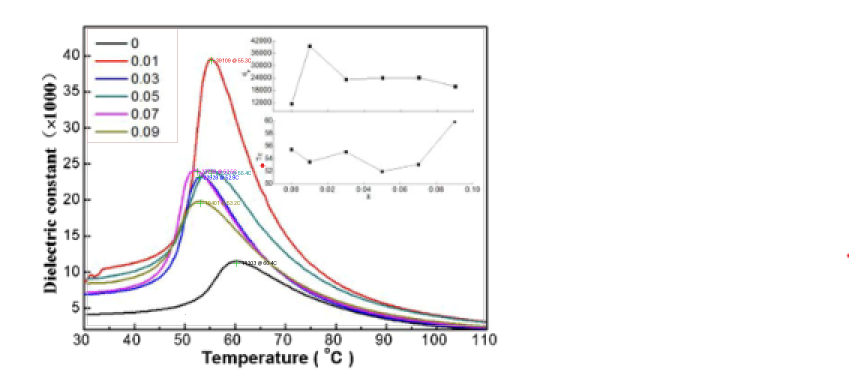
#> input picture 화면 캡처 test_overlay.png, 1698 x 744 px (shown at 1/2 size); its folder holds only this picture in this run
$ python read_permittivity_plot.py '화면 캡처 test_overlay.png'
#> lines starting #> are read from the running program, lines starting #| are printed output that depends on the picture; after the words box and inside, x2 and y2 are one past the last pixel; in counts of white or black regions, pixels touching at a corner belong together
#> (reads config_ba_sr.json from the repository)
"""
Digitize a permittivity-vs-temperature plot from a PNG screenshot.

Method
  1. Calibrate axes (tick marks found automatically, or explicit pixel<->value
     points given in the config file).
  2. Extract each curve by colour (RGB/HSV rule strings in the config file).
  3. Per curve: peak (eps, T), eps at room temperature, min eps in a T range.
  4. Propagate a pixel-reading uncertainty -> relative error; values whose
     relative error exceeds rel_limit are reported as "읽기불가" (unreadable).
  5. Draw an overlay image so the detection can be checked by eye.

Usage
  python -I read_permittivity_plot.py IMAGE.png [--config CONFIG.json] [--outdir DIR]

  default config : config_ba_sr.json    (Ba1-xSrx)(Zr0.1Ti0.9)O3 figure, x = 0 .. 0.45
  other config   : config_dielectric_x1000.json   (30-110 C figure, x = 0 .. 0.09)

Needs: numpy, Pillow, scipy.

Config keys (JSON)
  x_axis / y_axis : {"auto_ticks": [values...]}            tick marks detected in the image
                    {"points": [[pixel, value], ...]}      explicit calibration (>= 2 points)
  plot_box        : [row0, row1, col0, col1]  region searched for curves (optional with auto_ticks)
  ignore          : [[row0, row1, col0, col1], ...]  regions to skip (legend, inset)
  room_T, T_range : room temperature, and T window for the min value
  sigma_px        : 1-sigma pixel reading error (an ASSUMPTION; includes calibration error)
  mark_half_px    : marker radius / half line width, px (edge pixel -> centre)
  smooth_window   : median window (columns) applied to the curve top before taking the peak
  rel_limit       : relative error above which a value is "unreadable"
  curves          : [{"name", "rule", "color", "min_component_px", "rows", "cols"}]
                    rule = python expression on arrays R,G,B (0-255), H (0-360), S (0-1), V (0-255)
                    (rules are evaluated with eval(): only use config files you wrote or trust)
"""
import argparse
import json
import os
import sys

import numpy as np
from PIL import Image, ImageDraw


# ------------------------------------------------------------------ image I/O
def load(path):
    """Return (rgb int array, PIL RGB image). Transparent pixels are put on white."""
#> called with path = '화면 캡처 test_overlay.png'
    rgba = Image.open(path).convert("RGBA")
    bg = Image.new("RGBA", rgba.size, (255, 255, 255, 255))
#> bg: PIL image 1698x744 RGBA; every value is 255
    bg.alpha_composite(rgba)
    rgb = bg.convert("RGB")
#> rgb is the input picture: PIL image 1698x744 RGB; mean R, G, B 246.3, 245.4, 246
    return np.array(rgb).astype(int), rgb


def hsv_arrays(rgb_img):
    hsv = np.array(rgb_img.convert("HSV")).astype(float)
    return hsv[..., 0] * 360.0 / 255.0, hsv[..., 1] / 255.0, hsv[..., 2]


# --------------------------------------------------------------- axis finding
def find_axes(im):
    """Auto mode: pixel positions of x ticks (cols) and y ticks (rows) + axis lines."""
    gray = im.sum(axis=2) / 3
    dark = gray < 160
    rows = dark.sum(axis=1)
    cols = dark.sum(axis=0)
    bottom = [r for r in range(im.shape[0]) if rows[r] > 200][-2:]
    cl = [c for c in range(im.shape[1]) if cols[c] > 150]
    left, right = cl[0], cl[-1]
    y_axis_row = sum(bottom) / len(bottom)
    below = dark[int(max(bottom)) + 1:int(max(bottom)) + 6, :]
    xt = [c for c in range(left - 2, right + 3) if below[:, c].sum() >= 3]
    groups = []
    for c in xt:
        if not groups or c - groups[-1][-1] > 1:
            groups.append([c])
        else:
            groups[-1].append(c)
    x_cols = [float(np.mean(g)) for g in groups]
    leftof = dark[:, left - 7:left]
    yt = [r for r in range(im.shape[0]) if leftof[r, :].sum() >= 4 and r < min(bottom) - 5]
    return x_cols, yt, y_axis_row, left, right


def axis_fit(spec, auto_pixels, kind):
    """Return (a, b) with value = a*pixel + b."""
    if "points" in spec:
        px = [p[0] for p in spec["points"]]
        val = [p[1] for p in spec["points"]]
    else:
        vals = list(spec["auto_ticks"])
        if kind == "y":                    # rows grow downward, values upward
            px = sorted(auto_pixels)
            val = sorted(vals, reverse=True)
        else:
            px = auto_pixels
            val = vals
        if len(px) != len(val):
            raise SystemExit(f"{kind}-axis: found {len(px)} ticks {px}, expected {len(val)}")
    a, b = np.polyfit(px, val, 1)
    return a, b


# ----------------------------------------------------------- curve extraction
# [46 lines left out: functions class_mask, envelope, smoothed_tops, not called in this run]


# ----------------------------------------------------------------------- main
def main():
    ap = argparse.ArgumentParser()
    ap.add_argument("image", nargs="?", default="permittivity.png")
    ap.add_argument("--config", default=None)
    ap.add_argument("--outdir", default=None, help="where results/overlay are written (default: next to the image)")
    args = ap.parse_args()
    sys.stdout.reconfigure(encoding="utf-8")

    here = os.path.dirname(os.path.abspath(__file__))
    cfg_path = args.config or os.path.join(here, "config_ba_sr.json")
    cfg = json.load(open(cfg_path, encoding="utf-8"))
    stem = os.path.splitext(os.path.basename(args.image))[0]
    outdir = args.outdir or os.path.dirname(os.path.abspath(args.image))
    os.makedirs(outdir, exist_ok=True)

    im, rgb_img = load(args.image)
    H_, W_, _ = im.shape
#> H_ = 744; W_ = 1698
    R, G, B = im[..., 0], im[..., 1], im[..., 2]
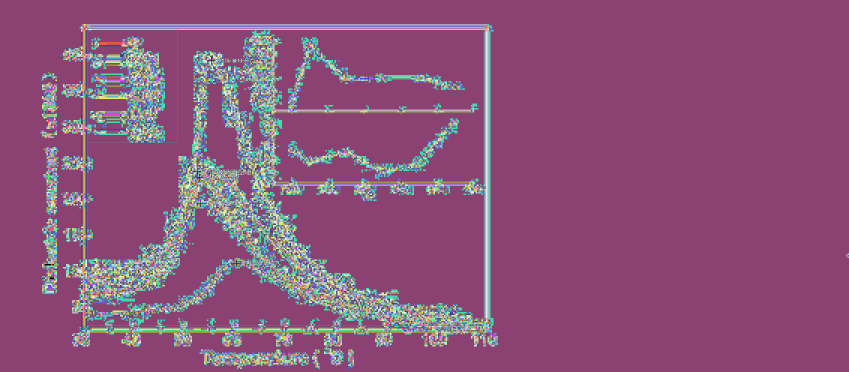
#> R: shape (744, 1698) int64 (shown at 1/2 size); 256 distinct labels, from 0 to 255; one colour per label, 0 black
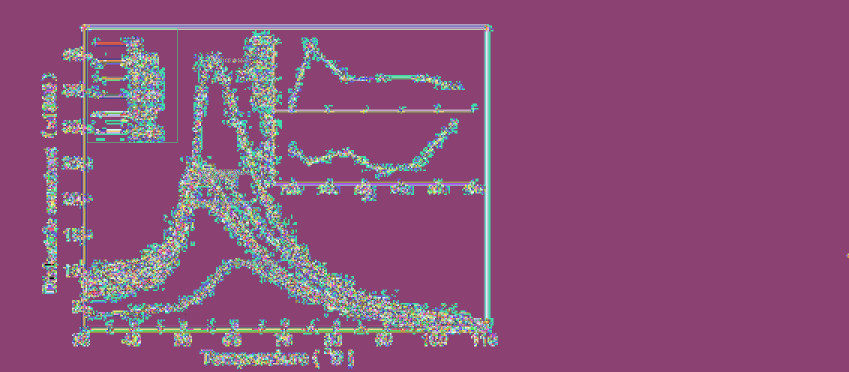
#> G: shape (744, 1698) int64 (shown at 1/2 size); 256 distinct labels, from 0 to 255; one colour per label, 0 black
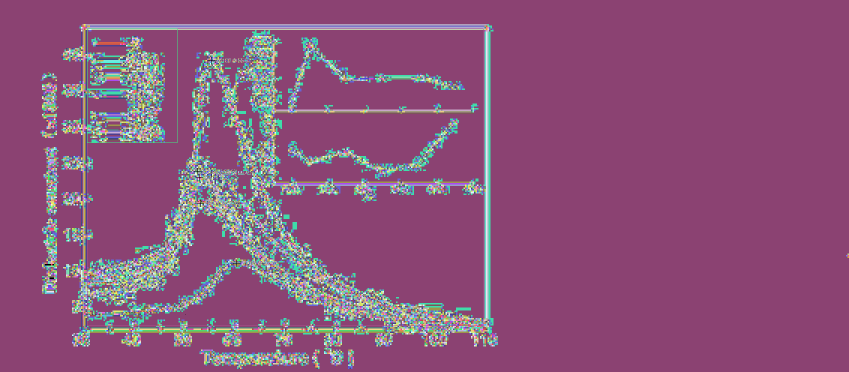
#> B: shape (744, 1698) int64 (shown at 1/2 size); 256 distinct labels, from 0 to 255; one colour per label, 0 black
    Hh, Ss, Vv = hsv_arrays(rgb_img)
#> in hsv_arrays, `hsv = np.array(rgb_img.convert("HSV")).astype(float)`:
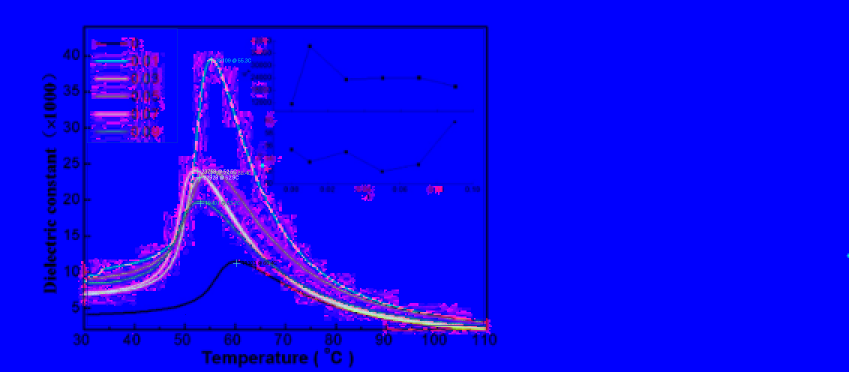
#> hsv: shape (744, 1698, 3) float64 (shown at 1/2 size); mean R, G, B 10.9, 3.2, 247.2
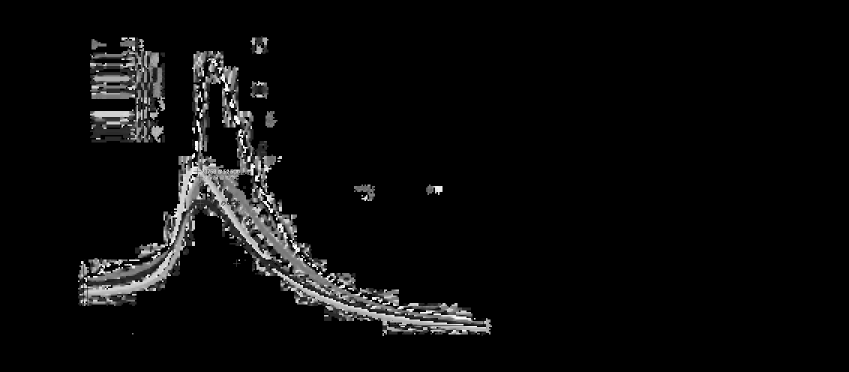
#> Hh: shape (744, 1698) float64 (shown at 1/2 size); min 0, max 358.6, mean 15.4; drawn with min black and max white
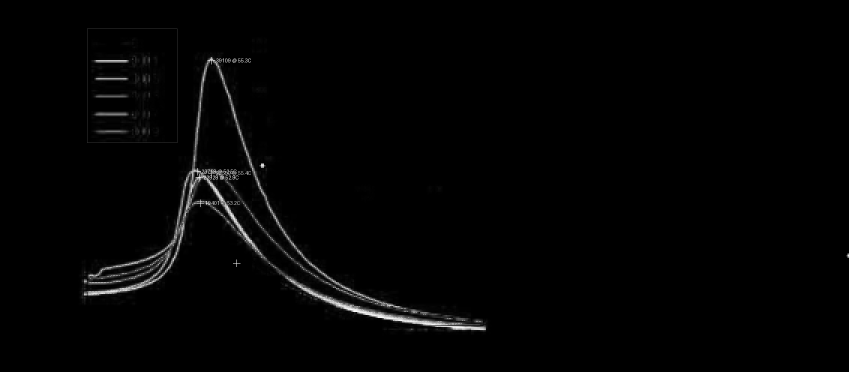
#> Ss: shape (744, 1698) float64 (shown at 1/2 size); min 0, max 1, mean 0.0126
    ns = {"R": R, "G": G, "B": B, "H": Hh, "S": Ss, "V": Vv}

    # ---- calibration
    auto = "auto_ticks" in cfg["x_axis"] or "auto_ticks" in cfg["y_axis"]
    if auto:
        x_cols, yt, y_axis_row, left, right = find_axes(im)
#> in find_axes, `dark = gray < 160`:
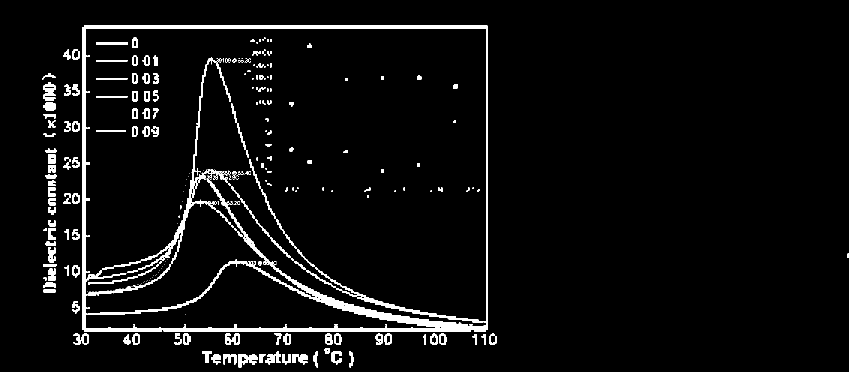
#> dark: shape (744, 1698) bool (shown at 1/2 size); 4.3% white; 314 white regions (177 under 20 px), largest, box (x1, y1, x2, y2) and area: (165, 51, 975, 663) 15995, (175, 114, 936, 651) 14076, (416, 318, 966, 645) 3984
#> in find_axes, `rows = dark.sum(axis=1)`: rows = 744 values, max 810 at index 54, min 0 at index 0, mean 73.35
#> in find_axes, `cols = dark.sum(axis=0)`: cols = 1698 values, max 624 at index 165, min 0 at index 0, mean 32.14
#> in find_axes, `bottom = [r for r in range(im.shape[0]) if rows[r] > 200][-2:]`: bottom = [670, 671]
#> in find_axes, `cl = [c for c in range(im.shape[1]) if cols[c] > 150]`: cl = [96, 97, 98, 99, 100, 101, 102, 103, 104, 105, 106, 107, 108, 109, 110, 165, 166, 167, 168, 169, 170, 972, 973, 974]
#> in find_axes, `left, right = cl[0], cl[-1]`: left = 96; right = 974
#> in find_axes, `y_axis_row = sum(bottom) / len(bottom)`: y_axis_row = 670.5
#> in find_axes, `xt = [c for c in range(left - 2, right + 3) if below[:, c].sum() >= 3]`: xt = 126 values from 156 to 971
#> the loop in find_axes, `for c in xt:` made 126 passes
#> c on passes 1 to 12: 156, 157, 158, 165, 166, 167, 174, 175, 176, 252, 253, 254
#> after the loop in find_axes, `for c in xt:`: groups = 30 items, first 6: [156, 157, 158], [165, 166, 167], [174, 175, 176], [252, 253, 254, 255, 256, 257], [267, 268, 269], [276, 277, 278]
#> in find_axes, `x_cols = [float(np.mean(g)) for g in groups]`: x_cols = 30 values from 157 to 967
#> in find_axes, `yt = [r for r in range(im.shape[0]) if leftof[r, :].sum() >= 4 and r <..`: yt = 84 values from 150 to 584
#> x_cols = 30 values from 157 to 967; yt = 84 values from 150 to 584; y_axis_row = 670.5; left = 96; right = 974
        y_pix = list(yt) + [y_axis_row]
#> y_pix = 85 values from 150 to 670.5
    else:
        x_cols, y_pix = None, None
    ax, bx = axis_fit(cfg["x_axis"], x_cols, "x")
#> in axis_fit, `vals = list(spec["auto_ticks"])`: vals = [-150, -100, -50, 0, 50, 100, 150]
#> in axis_fit, `px = auto_pixels`: px = 30 values from 157 to 967
#> in axis_fit, `val = vals`: val = [-150, -100, -50, 0, 50, 100, 150]
    ay, by = axis_fit(cfg["y_axis"], y_pix, "y")
    T = lambda c: ax * c + bx
    E = lambda r: ay * r + by
    col_of = lambda t: (t - bx) / ax
    deg_per_px, eps_per_px = abs(ax), abs(ay)

    if "plot_box" in cfg:
        r0, r1, c0, c1 = cfg["plot_box"]
    else:
        r0, r1, c0, c1 = 14, int(y_axis_row) - 2, left + 3, right - 1
    plot = np.zeros((H_, W_), bool)
    plot[r0:r1, c0:c1] = True
    for a0, a1, b0, b1 in cfg.get("ignore", []):
        plot[a0:a1, b0:b1] = False

    sigma = cfg.get("sigma_px", 1.5)
    half = cfg.get("mark_half_px", 1.5)
    rel_limit = cfg.get("rel_limit", 0.10)
    room_T = cfg.get("room_T", 25.0)
    Tlo_req, Thi_req = cfg.get("T_range", [-50.0, 150.0])
    win = cfg.get("smooth_window", 1)
    T_vis = sorted([T(c0), T(c1)])
    Tlo, Thi = max(Tlo_req, T_vis[0]), min(Thi_req, T_vis[1])

    lines = []
    out = lines.append
    out(f"image  : {args.image}")
    out(f"config : {cfg_path}")
    out(f"calibration: {deg_per_px:.3f} C/px, {eps_per_px:.1f} eps/px; sigma = {sigma} px "
        f"-> +-{sigma * deg_per_px:.2f} C, +-{sigma * eps_per_px:.0f} eps")
    out(f"visible T range in the figure: {T_vis[0]:.1f} .. {T_vis[1]:.1f} C")
    if (Tlo, Thi) != (Tlo_req, Thi_req):
        out(f"NOTE: requested min/max window {Tlo_req}..{Thi_req} C is wider than the figure; "
            f"using {Tlo:.1f}..{Thi:.1f} C")
    edge_tol = 3 * deg_per_px          # the search box stops ~3 px inside the frame; allow reading right at the edge
    room_ok = T_vis[0] - edge_tol <= room_T <= T_vis[1] + edge_tol
    if room_ok and not (T_vis[0] <= room_T <= T_vis[1]):
        out(f"NOTE: {room_T:g} C lies at the very edge of the figure; read from the nearest curve pixels "
            f"(offset added to the error)")
    if not room_ok:
        out(f"NOTE: room temperature {room_T} C is outside the plotted range -> cannot be read")

    # [4 lines left out: function fmt, not called in this run]

    out("")
    out(f"{'curve':16s} | {'peak eps':32s} | {'peak T (C)':16s} | {'eps @%gC' % room_T:32s} | "
        f"{'min eps (%.0f..%.0fC)' % (Tlo, Thi):32s}")

    overlay = rgb_img.resize((W_ * 3, H_ * 3), Image.NEAREST)
    d = ImageDraw.Draw(overlay)
    d.rectangle([c0 * 3, r0 * 3, c1 * 3, r1 * 3], outline=(170, 170, 170))
    for a0, a1, b0, b1 in cfg.get("ignore", []):
        d.rectangle([b0 * 3, a0 * 3, b1 * 3, a1 * 3], outline=(200, 160, 160))

    results = []
    refs = []
    for cv in cfg["curves"]:
        name = cv["name"]
        m = class_mask(cv, ns, plot)
        if not m.any():
            out(f"{name:16s} | no pixels found")
            continue
        env = envelope(m, c0, c1 - 1)
        cols = sorted(env)
        tops = smoothed_tops(env, win)
        # ---- peak: highest (smoothed) top pixel, + half width -> centre
        top_row = min(tops.values())
        pk_cols = [c for c in cols if tops[c] <= top_row + 1]
        pk_col = float(np.mean(pk_cols))
        pk_eps = E(top_row + half)
        pk_T = T(pk_col)
        pk_err = sigma * eps_per_px
        pk_T_err = max(sigma, (max(pk_cols) - min(pk_cols)) / 2) * deg_per_px
        # ---- eps at room temperature
        if room_ok:
            c25 = col_of(room_T)
            c_use = min(max(c25, c0 + 2), c1 - 3)          # clamp to the searchable area
            offset_px = abs(c_use - c25)
            near = [c for c in cols if abs(c - c_use) <= 1.5]
            if near:
                r25 = float(np.mean([env[c][1] for c in near]))
                loc = [c for c in cols if abs(c - c_use) <= 4]
                slope_px = 0.0                                 # |d eps| per column
                if len(loc) >= 3:
                    k = np.polyfit(loc, [env[c][1] for c in loc], 1)[0]
                    slope_px = abs(k) * eps_per_px
                e25 = E(r25)
                e25_err = float(np.hypot(sigma * eps_per_px, slope_px * (sigma + offset_px)))
                s25 = fmt(e25, e25_err)
            else:
                s25 = "n/a"
        else:
            s25 = "범위 밖"
        # ---- min eps in the T window
        cwin = sorted([col_of(Tlo), col_of(Thi)])
        cr = [c for c in cols if cwin[0] <= c <= cwin[1]]
        if cr:
            bot_row = max(env[c][2] for c in cr)
            mn = E(bot_row - half)
            gaps = [b - a for a, b in zip(cr, cr[1:])]
            if min(cr) > cwin[0] + 4 or max(cr) < cwin[1] - 4 or (gaps and max(gaps) > 6):
                # curve not found over the whole window -> its true minimum may lie outside what was detected
                smin = f"n/a (곡선이 구간 전체에서 검출 안 됨: T={T(min(cr)):.0f}~{T(max(cr)):.0f}C) 읽기불가"
            elif bot_row >= r1 - 2:    # curve runs into the lower axis/search-box edge
                smin = f"<={mn:7.0f} (축 하단에 닿음) 읽기불가"
            else:
                smin = fmt(mn, sigma * eps_per_px)
        else:
            mn, smin = None, "n/a"
        # reference value at the visible edge nearest to room temperature (only when room T is out of range)
        if not room_ok:
            t_ref_col = c0 + 3 if abs(T(c0) - room_T) < abs(T(c1) - room_T) else c1 - 4
            nr = [c for c in cols if abs(c - t_ref_col) <= 1.5]
            if nr:
                rr_ = float(np.mean([env[c][1] for c in nr]))
                refs.append((name, T(t_ref_col), E(rr_)))
        out(f"{name:16s} | {fmt(pk_eps, pk_err):32s} | {pk_T:6.1f} +-{pk_T_err:4.1f}    | {s25:32s} | {smin:32s}")
        results.append((name, pk_eps, pk_T))

        # overlay: curve centre line, peak cross + label
        col = tuple(cv.get("color", [0, 0, 0]))
        for c in cols:
            d.point((c * 3 + 1, env[c][1] * 3 + 1), fill=col)
        x, y = pk_col * 3 + 1, (top_row + half) * 3 + 1
        d.line([(x - 7, y), (x + 7, y)], fill=(0, 190, 0), width=1)
        d.line([(x, y - 7), (x, y + 7)], fill=(0, 190, 0), width=1)
        d.text((x + 9, y - 6), f"{pk_eps:.0f} @ {pk_T:.1f}C", fill=col)

    if room_ok:
        x25 = col_of(room_T) * 3 + 1
        d.line([(x25, r0 * 3), (x25, r1 * 3)], fill=(150, 150, 150), width=1)

    # ---- overall (all curves together) max / min inside the window
    if results:
        n_best = max(results, key=lambda t: t[1])
        out("")
        out(f"전체 최대(모든 곡선 중): {fmt(n_best[1], sigma * eps_per_px)} at T={n_best[2]:.1f} C  [{n_best[0]}]")
        anyline = ((Ss > 0.25) | (Vv < 140)) & plot
        cw = sorted([int(col_of(Tlo)), int(col_of(Thi))])
        edge_cols = list(range(cw[1] - 6, cw[1] + 1))      # right end: all curves converge here
        rows_ = [r for c in edge_cols for r in np.nonzero(anyline[:, c])[0]]
        if rows_:
            bot = max(rows_)
            mn_all = E(bot - half)
            if bot >= r1 - 2:
                out(f"전체 최소(모든 곡선 중): <={mn_all:.0f} (축 하단에 닿음) 읽기불가")
            else:
                out(f"전체 최소(모든 곡선 중): {fmt(mn_all, sigma * eps_per_px)} at T~{T(edge_cols[-1]):.0f} C "
                    f"(곡선들이 겹쳐 어느 조성인지는 구분 불가)")
    if refs:
        out(f"참고: 상온({room_T:g} C)이 범위 밖이라, 그래프 가장자리(T={refs[0][1]:.1f} C)에서 읽은 값 "
            f"(상온 값이 아님, 가장자리는 곡선이 흔들려 오차가 더 클 수 있음)")
        for n_, t_, e_ in refs:
            out(f"   {n_:16s} eps({t_:.1f} C) = {e_:8.0f} +-{sigma * eps_per_px:5.0f}")
    res_path = os.path.join(outdir, f"{stem}_results.txt")
    ov_path = os.path.join(outdir, f"{stem}_overlay.png")
    out("")
    out(f"overlay: {ov_path}  (green cross + label = detected peak; gray box = search area; "
        f"pink boxes = ignored areas; dots = detected curve centre)")
    text = "\n".join(lines)
    print(text)
    with open(res_path, "w", encoding="utf-8") as f:
        f.write(text + "\n")
    overlay.save(ov_path)


if __name__ == "__main__":
#> (the run stopped early here; a loop or call above may not have finished)
